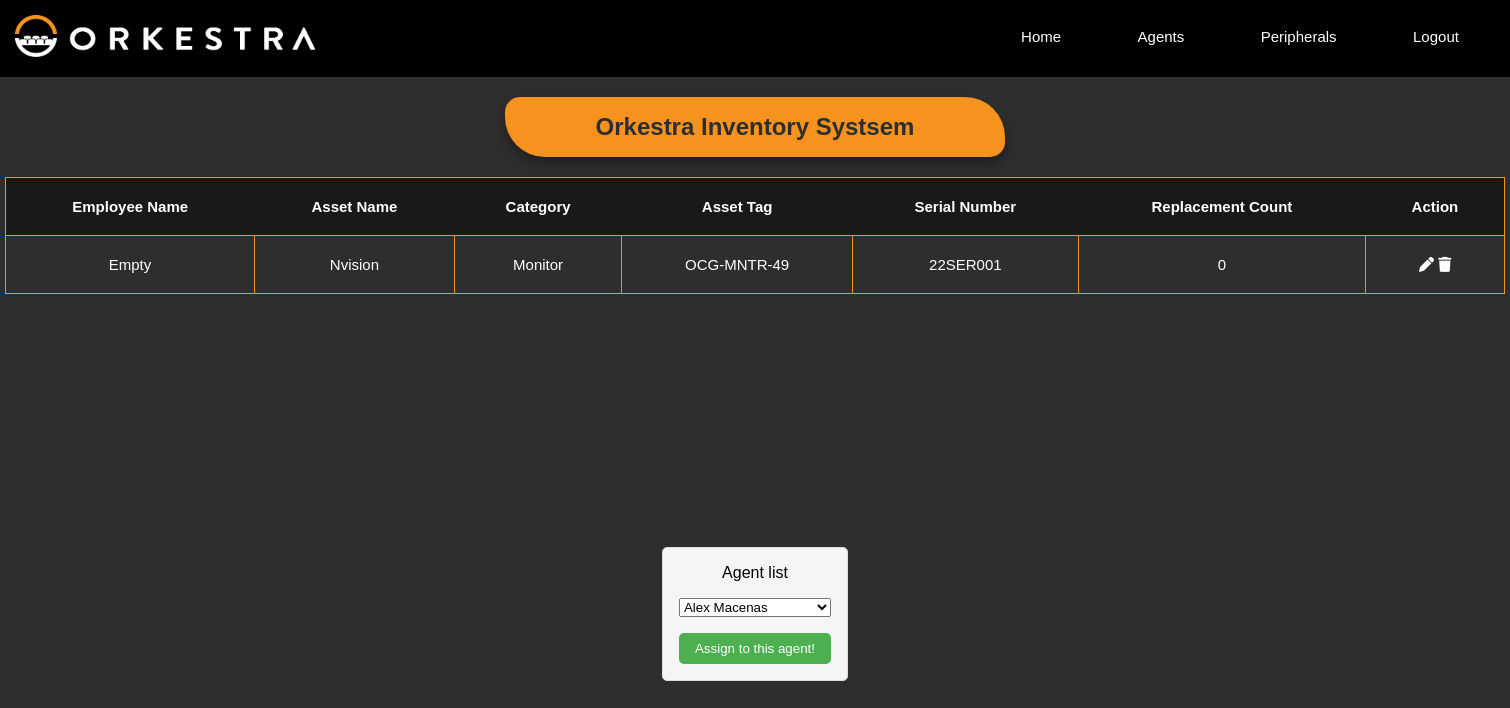
The page /user/Empty (signed in) on the database its author committed.
### models.py (models this page shows)
class Asset(db.Model):
    __tablename__ = 'asset'
    id = db.Column(db.Integer, primary_key=True, autoincrement=True)
    stock_id = db.Column(db.Integer, db.ForeignKey('stock.id'))
    employee_id = db.Column(db.Integer, db.ForeignKey('employee.id'))
    date_assigned = db.Column(db.Text)

class Employee(db.Model):
    __tablename__ = "employee"
    id = db.Column(db.Integer, primary_key=True, autoincrement=True)
    full_name = db.Column(db.Text)
    role = db.Column(db.Text)

class Stock(db.Model):
    __tablename__ = 'stock'
    id = db.Column(db.Integer, primary_key=True, autoincrement=True)
    name = db.Column(db.Text, unique=False, nullable=False)
    category = db.Column(db.String(30), unique=False, nullable=False)
    asset_tag = db.Column(db.String(30), unique=False, nullable=False)
    serial_number = db.Column(db.String(30), unique=False, nullable=False)

### main.py (the view)
@app.route("/user/<fullname>", methods=['GET', 'POST'])
@login_required
def getUser(fullname):
    error = ""
    form = UnassignedAgents()
    if fullname:
        resolved_emp_details = db.session.query(
        Employee.full_name,
        Stock.name.label('asset_name'),
        Stock.category,
        Stock.asset_tag,
        Stock.serial_number,
        Asset.stock_id.label('asset_id')
    ) \
    .join(Asset, Employee.id == Asset.employee_id) \
    .join(Stock, Asset.stock_id == Stock.id)
        resolved_emp_details = resolved_emp_details.filter(Employee.full_name == fullname)
        employee = Employee.query.filter_by(full_name=fullname).first()
        user_id = employee.id
        stock_id_in_replaceNo = ReplaceNo.query.filter_by(employee_id=user_id).all()
        categories = {}
        for stock in stock_id_in_replaceNo:
            stockTable = Stock.query.filter_by(category=stock.category).first()
            categories[stockTable.category] = stock.replacement_no
        resolved_emp_details = resolved_emp_details.filter(Employee.id != None) \
            .order_by(Employee.full_name, Asset.id) \
            .all()
        if resolved_emp_details:
            emp_details = {}
            for emp_name, asset_name, category, asset_tag, serial_number, asset_id in resolved_emp_details:
                if emp_name not in emp_details:
                    emp_details[emp_name] = []
                asset_info = {
                'name': asset_name,
                'category': category,
                'asset_tag': asset_tag,
                'serial_number': serial_number,
                'asset_id': asset_id
                }
                all_unassigned_query = """
                        SELECT * FROM employee
                        WHERE id NOT IN (
                        SELECT employee_id FROM asset
                        );
                """
                empty_agents = db.session.execute(text(all_unassigned_query))
                form.names.choices = [(str(row[0]), str(row[1])) for row in empty_agents]
                if category in categories:
                    asset_info['Replace_No'] = categories[category]
                emp_details[emp_name].append(asset_info)
            return render_template("view_user.html", emp_details=emp_details, form=form, fullname=fullname)
        else:
            no_assets_flag = True
            error = f"No asset yet assigned to agent {fullname}"
            flash(error)
            return render_template("view_user.html", no_assets_flag=no_assets_flag , emp_details={}, error=error)
    else:
        error = f"No fullname was provided"
        flash(error)
        return render_template("view_user.html",  emp_details={}, error=error)

### form.py
class UnassignedAgents(FlaskForm):
    names = SelectField(label="Agent list", validators=[DataRequired()])

### main.py (called while the page is built)
@login_manager.user_loader
def load_user(user_id):
    return db.session.get(User,(user_id))

### templates/view_user.html (shortened to what this page needs)
<!DOCTYPE html>
<html lang="en">
<head>
    <link rel="stylesheet" href="{{ url_for('static', filename='css/styles.css') }}">
    <link rel="stylesheet" href="{{ url_for('static', filename='css/view_user.css') }}">
    </head>
</head>
<body>
    <header>
        <nav>
         <a href="{{ url_for('home') }}"><img src="static\css\assets\orkestra-main-logo.png" alt=""></a>
         <div class="nav-links">
            <ul>
                <li><a href="{{ url_for('home') }}">Home</a></li>
                <li><a href="{{ url_for('view') }}">Agents</a></li>
                <li><a href="{{ url_for('asset_view') }}">Peripherals</a></li>
                <li><a href="{{ url_for('login') }}">Logout</a></li>
            </ul>
        </div>
        </nav>
    </header>
    <section class="viewHeader">
        <h1>Orkestra Inventory Systsem</h1>
    </section>
    <div class="table-container">
        <section class="viewTable">
            <table>
                <thead>
                    <tr>
                        <th rowspan="2">Employee Name</th>
                        <th rowspan="2">Asset Name</th>
                        <th rowspan="2">Category</th>
                        <th rowspan="2">Asset Tag</th>
                        <th rowspan="2">Serial Number</th>
                        <th rowspan="2">Replacement Count</th>
                        <th rowspan="2">Action</th>
                    </tr>
                </thead>
                <tbody>
                    {% for emp_name, asset_list in emp_details.items() %}
                    <tr>
                        <td rowspan="{{ asset_list|length }}">{{ emp_name }}</td>
                        {% for asset in asset_list %}
                        <td>{{ asset['name'] }}</td>
                        <td>{{ asset['category'] }}</td>
                        <td>{{ asset['asset_tag'] }}</td>
                        <td>{{ asset['serial_number'] }}</td>
                        <td>{{ asset['Replace_No'] }}</td>
                        <td>
                            <a href="{{ url_for('replace_asset', asset_id=asset['asset_id'], fn=emp_name) }}"><i class="fa-solid fa-pen"></i>
                            </a>
                            <a href="{{ url_for('return_asset', asset_id=asset['asset_id'], fn=emp_name) }}" class="confirmReturn"><i class="fa-solid fa-trash"></i>
                            </a>
                        </td>
                        </tr>
                        {% endfor %}
                    {% endfor %}
                </tbody>
            </table>
        </section>
    </div>
                <div class="container_view">
                    {% if error and no_assets_flag %}
                      <div class="error-message">
                        <p>{{ error }}</p>
                        <a href="{{ url_for('assign_asset') }}" id="add-asset-btn">Add Asset</a>
                      </div>
                    {% elif error %}
                      <div class="error-message">
                        <p>{{ error }}</p>
                      </div>
                    {% else %}
                      <form method="POST" action="{{ url_for('replace_all_asset') }}" class="user-form">
                        {{ form.names.label }}
                        {{ form.names }}
                        <input type="submit" value="Assign to this agent!" class="submit-btn confirmation">
                      </form>
                    {% endif %}
                  </div>
</body>
</html>

### static/css/styles.css (style rules this page uses)
* { margin: 0; padding: 0; font-family: "Montserrat", sans-serif; box-sizing: border-box; }
body { background-color: #2E2E2E; }
nav { display: flex; padding: 1%; justify-content: space-between; align-items: center; background-color: #000000; }
nav img { width: 300px; }
.nav-links { flex: 1; text-align: right; }
.nav-links ul li { list-style: none; display: inline-block; padding: 8px 12px; position: relative; }
.nav-links ul li a { color: #fff; text-decoration: none; font-size: 15px; padding: 10px 24px; }
.nav-links ul li::after { content: ''; width: 0%; height: 2px; background: #fff; display: block; margin: auto; transition: 0.5s; }
.searchTable th, td { border: 1px solid #F6921E; padding: 20px; }
.viewHeader { display: flex; justify-content: center; width: 500px; height: 10%; background-color: #F6921E; padding: 1rem; box-shadow: 0 .4rem .8rem #0005; border-radius: 15px 40px; color: #2E2E2E; margin: auto; margin-top: 20px; margin-bottom: 20px; }
.viewTable table { margin: auto; color: white; border-collapse: collapse; text-align: center; width: 1500px; }
.viewTable thead { font-size: 15px; border: 1px solid #F6921E; background-color: #191919; }
.viewTable th { padding: 20px; }
.viewTable a { text-decoration: none; color: white; }
.viewTable tbody { font-size: 15px; border: transparent; }

### static/css/view_user.css (style rules this page uses)
.container_view { display: flex; justify-content: center; align-items: center; min-height: 80vh; }
.error-message, .user-form { text-align: center; margin: 2rem 0; padding: 1rem; border: 1px solid #ddd; border-radius: 5px; background-color: #f5f5f5; }
.user-form { display: flex; flex-direction: column; gap: 1rem; }
.submit-btn { background-color: #4CAF50; color: white; padding: 0.5rem 1rem; border: none; border-radius: 5px; cursor: pointer; }

### rows shown on the page
Asset: full_name "Empty", name "Nvision", category "Monitor", asset_tag "OCG-MNTR-49", serial_number "22SER001", Replace_No "0"
